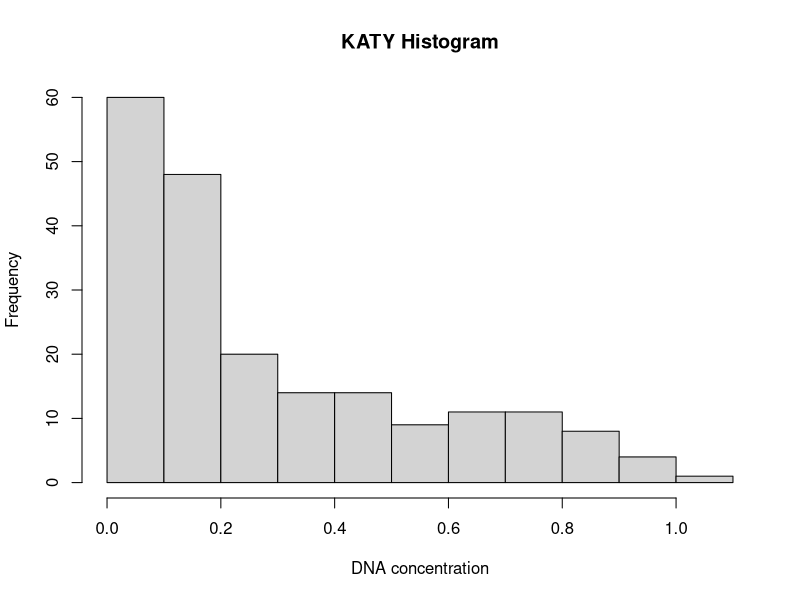
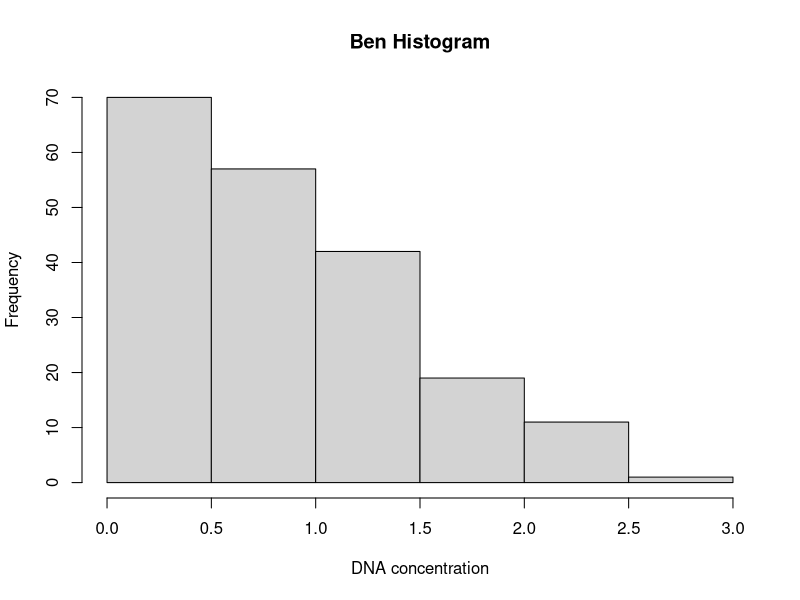
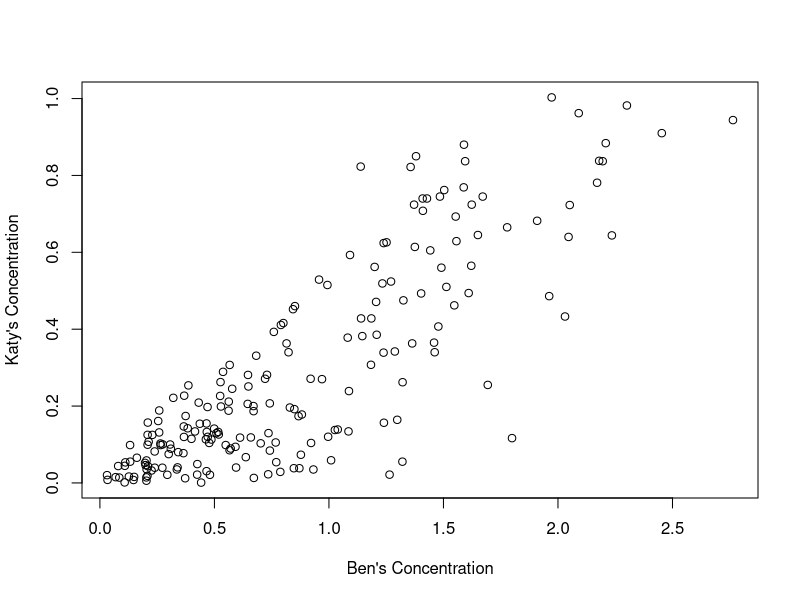
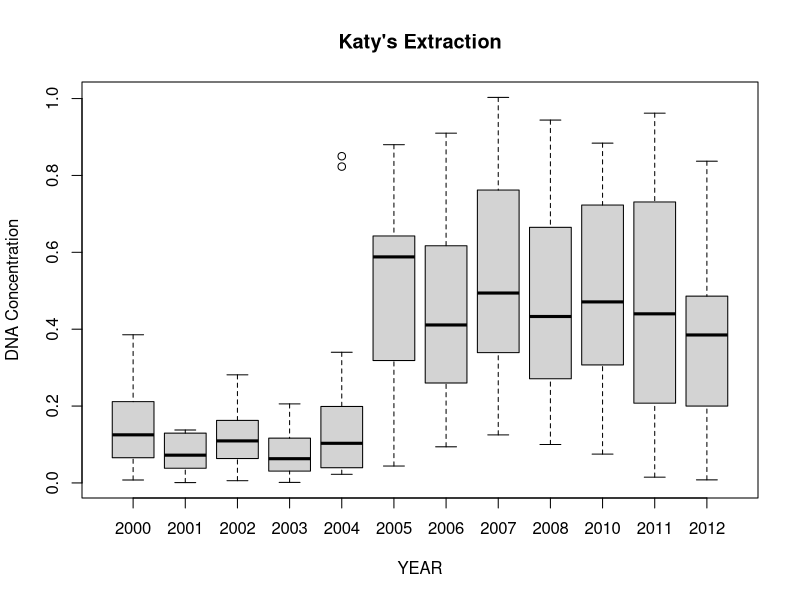
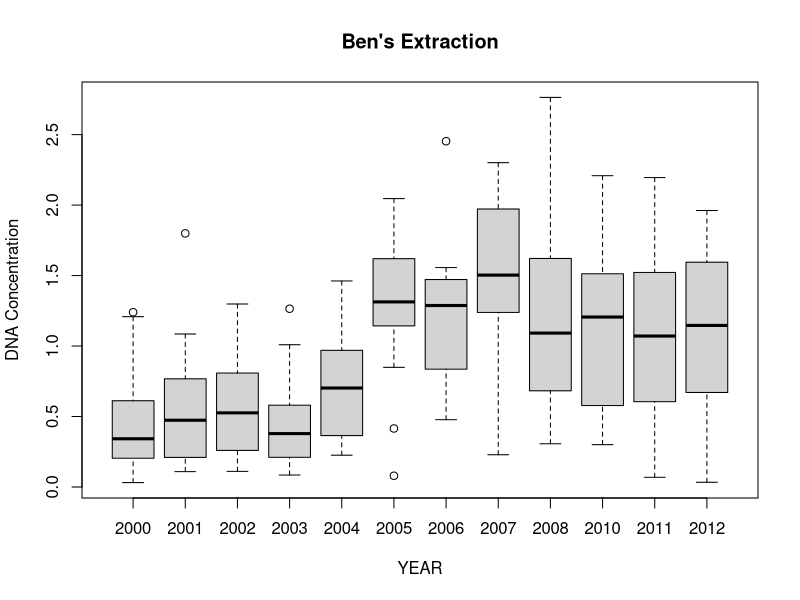
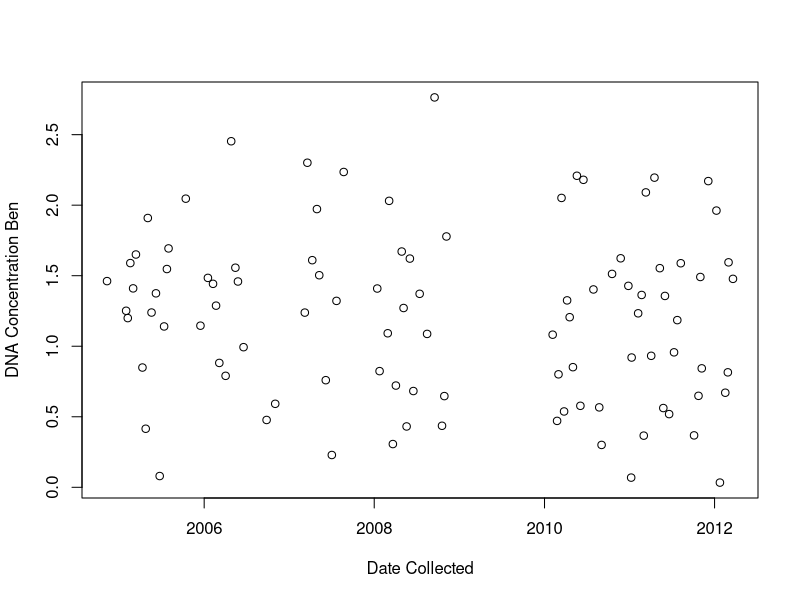

Here is the R script that generated these plots, in order:
library(tidyverse)
library(ggplot2)

df <- read.csv("./DNA_Conc_by_Extraction_Date.csv")
summary(df)


#Task 1
#Once you get the csv file loaded into an R object as a data frame, feel free to do some exploratory 
#visualizations or summaries to get a feel for the data if you like.
#Your first task, though, is to create separate histograms of the DNA concentrations for Katy and Ben. 
#Make sure to add nice labels to these (x-axis and main title).

#   Creating a histogram of DNA concentrations for Katy
hist(df$DNA_Concentration_Katy, xlab = "DNA concentration", 
     main = "KATY Histogram")
#   Creating a histogram of DNA concentrations for Ben
hist(df$DNA_Concentration_Ben, xlab = "DNA concentration", 
     main = "Ben Histogram")

#Task 2 
#Your second task is to look at DNA concentrations from the different extraction years. 
#One way to do this is a separate figure for each student is demonstrated in those 
#two files:	ZAHN_Plot1.jpeg and ZAHN_Plot2.jpeg 
#Open those files in some image viewing program and take a look. I'd like you to re-create these exactly,
#including the labels.
#This is tricky, so I'll give a hint: the plot() function behaves differently depending on the classes of 
#vectors that are given to it.
#Task 3
#Once you have your code for creating the figures correctly, you need to save those two images in 
#YOUR Exam_1 directory. Name them similarly to how I named mine, but with your LASTNAME
#Make sure your code is saving the files. Don't do it manually with the mouse!

#   Recreating the plot for Katy looking at the DNA concentration peer year by using plot()
#   Saving the plot using jpeg()
jpeg("./VILELA_Plot1.jpg")
plot (x=(as.factor(df$Year_Collected)), 
      y =  df$DNA_Concentration_Katy, 
      xlab = "YEAR", 
      ylab = "DNA Concentration", 
      main = "Katy's Extraction") 
dev.off()

#   Recreating the plot for Ben looking at the DNA concentration peer year by using plot()
#   Saving the plot using jpeg()
jpeg("./VILELA_Plot2.jpg")
plot (x=(as.factor(df$Year_Collected)), 
      y =  df$DNA_Concentration_Ben, 
      xlab = "YEAR", 
      ylab = "DNA Concentration", 
      main = "Ben's Extraction") 
dev.off()

#Task 4
#Take a look at Ben's concentrations vs Katy's concentrations. You can do this however you like... 
#with a plot or with summary stats or both.
#It looks like Ben had consistently higher DNA yields than Katy did...but surely it wasn't uniformly better, 
#right? With some samples, he only had a marginal improvement over Katy.
#With other samples, he had a relatively massive improvement over her.
#Your task here is to write some code that tells us: in which extraction YEAR, was Ben's performance the 
#lowest RELATIVE TO Katy's performance?

#taking a look at Ben vs Katy's concentration
sumPlot <- plot (x = df$DNA_Concentration_Ben, 
                 y = df$DNA_Concentration_Katy, 
                 xlab = "Ben's Concentration", 
                 ylab = "Katy's Concentration")
summary(sumPlot)

#   We calculate the minimum of a vector by using the min() function. 
vectorMin <- df$DNA_Concentration_Ben / df$DNA_Concentration_Katy
vectorMinDiff <- min(vectorMin)

#   We find wich indices are true
indexDiff <- which (vectorMinDiff == vectorMin)

#   We find the year in which the lowest difference occurred and then print it
LowestDiffYear <- df$Year_Collected[indexDiff]
print(LowestDiffYear)

#Task 5
#Do another subset of the data for me. Subset the data frame so it's just the "Downstairs" lab.
#Now, make a scatterplot of the downstairs lab data such that "Date_Collected" is on the x-axis 
#and "DNA_Concentration_Ben" is on the y-axis. Save this scatterplot as "Ben_DNA_over_time.jpg" 
#in your Exam_1 directory. See the file "Downstairs.jpg" for an example of how yours should look. 
#If it looks different, you might need to do some class conversions so the plot() function treats 
#things correctly. HintHintHint: POSIXct

#   We filter for the instances in which the content of lab is "Downstairs
#   Then we plot the DNA concentration of Ben's data by the date it was collected using plot()
#   We then save the image by using jpeg()
jpeg("Ben_DNA_over_time.jpg")
downstairsSubset <- filter(df,Lab == "Downstairs")
plot(x= (as.POSIXct(downstairsSubset$Date_Collected)),
     y= downstairsSubset$DNA_Concentration_Ben, 
     xlab ="Date Collected", 
     ylab = "DNA Concentration Ben" )
dev.off()

#Task 6
#For this final (BONUS) problem, let's just look at Ben's DNA concentration values. I think Katy 
#messed up her PCRs, and at any rate, we can't use them for sequencing.
#Besides, our original purpose for this experiment was to see if DNA extractions sitting in a freezer 
#degraded over time.
#To that end, I want you to make a new data frame (just using Ben's values) that has one column containing
#the years that DNA extractions were made, 
#and another column that contains the AVERAGE of the values within that year.  Just to be clear, this data 
#frame should have only 12 rows (one for each year)! You will need to find a way to take the average of 
#Ben's DNA values in each separate year. A for-loop, or repeated subsetting, or some other way...
#Once you have this new data frame of averages by year, write some code that shows which extraction 
#year has the highest average DNA concentration (and what that concentration is) and then save 
#the 12-row dataframe as a new csv file called "Ben_Average_Conc.csv"

#Ben yearly summary

#Assigning the value of 1 to x
x <-1

#creating an empty vector
avg.ben <-c()

#creating a for look, in which the mean is calculated and then the average is calculated. 
#this produces the mean of each of the years.
for(i in unique(df$Year_Collected)){
  SUB <- mean(df[df$Year_Collected == i, "DNA_Concentration_Ben"])
  avg.ben[x]<- SUB
  x<-x+1
}

#creating a data frame with the Year column, and the Ben_Average column. 
df2 <- data.frame(Year=unique(df$Year_Collected),
           Ben_Average=avg.ben)

#finding the maximum for Ben's averaged values (by year)
df2[which (df2$Ben_Average == max(df2$Ben_Average)),]

#writing the dataframe into a .csv document. 
write.csv(df2, "../Exam_4/Ben_Average_Conc.csv")











